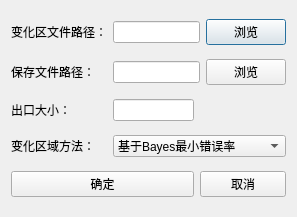
<?xml version="1.0" encoding="UTF-8"?>
<ui version="4.0">
 <class>BianHuaQUDialog</class>
 <widget class="QDialog" name="BianHuaQUDialog">
  <property name="geometry">
   <rect>
    <x>0</x>
    <y>0</y>
    <width>297</width>
    <height>217</height>
   </rect>
  </property>
  <property name="windowTitle">
   <string>Dialog</string>
  </property>
  <layout class="QGridLayout" name="gridLayout">
   <item row="0" column="0">
    <widget class="QLabel" name="label_6">
     <property name="text">
      <string>变化区文件路径：</string>
     </property>
    </widget>
   </item>
   <item row="0" column="1" colspan="2">
    <widget class="QLineEdit" name="lineEdit_4"/>
   </item>
   <item row="0" column="3">
    <widget class="QPushButton" name="pushButton_5">
     <property name="text">
      <string>浏览</string>
     </property>
    </widget>
   </item>
   <item row="1" column="0">
    <widget class="QLabel" name="label">
     <property name="text">
      <string>保存文件路径：</string>
     </property>
    </widget>
   </item>
   <item row="1" column="1" colspan="2">
    <widget class="QLineEdit" name="lineEdit"/>
   </item>
   <item row="1" column="3">
    <widget class="QPushButton" name="pushButton_6">
     <property name="text">
      <string>浏览</string>
     </property>
    </widget>
   </item>
   <item row="2" column="0">
    <widget class="QLabel" name="label_5">
     <property name="text">
      <string>出口大小：</string>
     </property>
    </widget>
   </item>
   <item row="2" column="1">
    <widget class="QLineEdit" name="lineEdit_3">
     <property name="text">
      <string/>
     </property>
    </widget>
   </item>
   <item row="2" column="2" colspan="2">
    <spacer name="horizontalSpacer">
     <property name="orientation">
      <enum>Qt::Horizontal</enum>
     </property>
     <property name="sizeHint" stdset="0">
      <size>
       <width>108</width>
       <height>20</height>
      </size>
     </property>
    </spacer>
   </item>
   <item row="3" column="0">
    <widget class="QLabel" name="label_4">
     <property name="text">
      <string>变化区域方法：</string>
     </property>
    </widget>
   </item>
   <item row="3" column="1" colspan="3">
    <widget class="QComboBox" name="comboBox">
     <item>
      <property name="text">
       <string>基于Bayes最小错误率</string>
      </property>
     </item>
     <item>
      <property name="text">
       <string>最大类间方差</string>
      </property>
     </item>
     <item>
      <property name="text">
       <string>最大熵值法</string>
      </property>
     </item>
     <item>
      <property name="text">
       <string>最小误差法</string>
      </property>
     </item>
    </widget>
   </item>
   <item row="4" column="0" colspan="2">
    <widget class="QPushButton" name="pushButton">
     <property name="text">
      <string>确定</string>
     </property>
    </widget>
   </item>
   <item row="4" column="2" colspan="2">
    <widget class="QPushButton" name="pushButton_2">
     <property name="text">
      <string>取消</string>
     </property>
    </widget>
   </item>
  </layout>
 </widget>
 <resources/>
 <connections/>
</ui>
